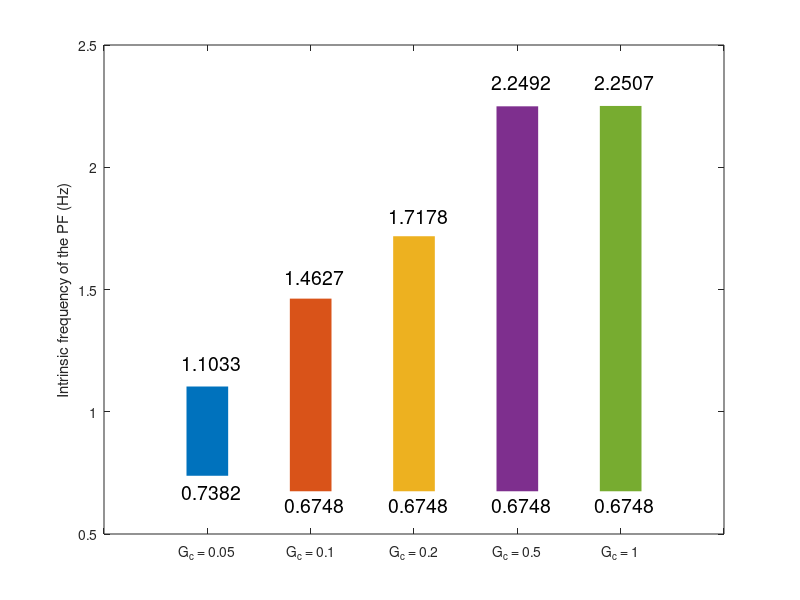

Reproduce this figure in MATLAB. (Note: this script raises an error after producing the figure.)
clear all
clc

load('F.mat')
Fl = F(1:1263);

load('PS2.mat')
G1 = PD(1:1263);
load('PS3.mat')
G2 = PD(1:1263);
load('PS4.mat')
G3 = PD(1:1263);

load('F+.mat')
Fh = F(1:2263);

load('PS1+.mat')
G4 = PD(1:2263);

load('PS2+.mat')
G5 = PD(1:2263);

%% Frequency
T1 = find(~isnan(G1));% 0.05
T2 = find(~isnan(G2));% 0.1
T3 = find(~isnan(G3));% 0.2
T4 = find(~isnan(G4));% 0.5
T5 = find(~isnan(G5));% 1

% extract feasible frequency for each conneciton strength
F1 = Fl(T1); F2 = Fl(T2); F3 = Fl(T3); F4 = Fh(T4); F5 = Fh(T5);

B1 = [min(F1),max(F1)]; B2 = [min(F2),max(F2)]; B3 = [min(F3),max(F3)];
B4 = [min(F4),max(F4)]; B5 = [min(F5),max(F5)];

bins = 1:5; 
Bar = [B1;B2;B3;B4;B5];

figure(1)
plot([bins; bins], Bar', 'LineWidth',30)

xlim([0 length(bins)+1])

text(0.75,0.67,'0.7382','FontSize',14);text(0.75,1.2,'1.1033','FontSize',14);
text(1.75,0.62,'0.6748','FontSize',14);text(1.75,1.55,'1.4627','FontSize',14);
text(2.75,0.62,'0.6748','FontSize',14);text(2.75,1.8,'1.7178','FontSize',14);
text(3.75,0.62,'0.6748','FontSize',14);text(3.75,2.35,'2.2492','FontSize',14);
text(4.75,0.62,'0.6748','FontSize',14);text(4.75,2.35,'2.2507','FontSize',14);

xticklabels({ '','G_c = 0.05', 'G_c = 0.1','G_c = 0.2', 'G_c = 0.5','G_c = 1'})
ylabel('Intrinsic frequency of the PF (Hz)')
set(gcf,'Position',[500 200 730 400])

ax = gca;
ax.FontSize = 16; 

%% Bar

B1 = [min(abs(G1)),max(G1)]; B2 = [min(abs(G2)),max(G2)]; B3 = [min(abs(G3)),max(G3)];
B4 = [min(abs(G4)),max(G4)]; B5 = [min(abs(G5)),max(G5)];

bins = 1:5; 
Bar = [B1;B2;B3;B4;B5];

figure(2)
plot([bins; bins], Bar', 'LineWidth',30)

xlim([0 length(bins)+1])
ylim([-0.5 6])

text(0.85,4.3,'4.46','FontSize',14);text(0.85,5.6,'5.36','FontSize',14);
text(1.9,-0.12,'0.1','FontSize',14);text(1.95,4.2,'4','FontSize',14);
text(2.8,-0.1,'0.06','FontSize',14);text(2.9,3.15,'2.9','FontSize',14);
text(3.95,-0.15,'0','FontSize',14);text(3.9,2.05,'1.8','FontSize',14);
text(4.9,0.1,'0.3','FontSize',14);text(4.9,1.55,'1.3','FontSize',14);

xticklabels({ '','G_c = 0.05', 'G_c = 0.1','G_c = 0.2', 'G_c = 0.5','G_c = 1'})
ylabel('Phase shift between two layers (%)')
set(gcf,'Position',[500 200 730 400])

ax = gca;
ax.FontSize = 16; 
